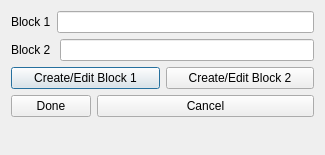
<?xml version="1.0" encoding="UTF-8"?>
<ui version="4.0">
 <class>EditLevelXingDlg</class>
 <widget class="QDialog" name="EditLevelXingDlg">
  <property name="geometry">
   <rect>
    <x>0</x>
    <y>0</y>
    <width>325</width>
    <height>155</height>
   </rect>
  </property>
  <property name="windowTitle">
   <string>Edit Level Crossing</string>
  </property>
  <property name="modal">
   <bool>false</bool>
  </property>
  <layout class="QFormLayout" name="formLayout">
   <item row="0" column="0" colspan="2">
    <layout class="QHBoxLayout" name="horizontalLayout">
     <item>
      <widget class="QLabel" name="label">
       <property name="text">
        <string>Block 1</string>
       </property>
      </widget>
     </item>
     <item>
      <widget class="QLineEdit" name="block1Name">
       <property name="toolTip">
        <string>&lt;html&gt;&lt;head/&gt;&lt;body&gt;&lt;p&gt;Edit block name to change the linked block. If new name, block will be created. &lt;/p&gt;&lt;/body&gt;&lt;/html&gt;</string>
       </property>
      </widget>
     </item>
    </layout>
   </item>
   <item row="1" column="0" colspan="2">
    <layout class="QHBoxLayout" name="horizontalLayout_2">
     <item>
      <widget class="QLabel" name="label_2">
       <property name="text">
        <string>Block 2 </string>
       </property>
      </widget>
     </item>
     <item>
      <widget class="QLineEdit" name="block2Name">
       <property name="toolTip">
        <string>&lt;html&gt;&lt;head/&gt;&lt;body&gt;&lt;p&gt;Edit block name to change the linked block. If new name, block will be created. &lt;/p&gt;&lt;/body&gt;&lt;/html&gt;</string>
       </property>
      </widget>
     </item>
    </layout>
   </item>
   <item row="2" column="0" colspan="2">
    <layout class="QHBoxLayout" name="horizontalLayout_3">
     <item>
      <widget class="QPushButton" name="xingEdit1Block">
       <property name="toolTip">
        <string>&lt;html&gt;&lt;head/&gt;&lt;body&gt;&lt;p&gt;Click here to create/edit information for the block shown above. &lt;/p&gt;&lt;/body&gt;&lt;/html&gt;</string>
       </property>
       <property name="text">
        <string>Create/Edit Block 1</string>
       </property>
      </widget>
     </item>
     <item>
      <widget class="QPushButton" name="xingEdit2Block">
       <property name="toolTip">
        <string>&lt;html&gt;&lt;head/&gt;&lt;body&gt;&lt;p&gt;Click here to create/edit information for the block shown above. &lt;/p&gt;&lt;/body&gt;&lt;/html&gt;</string>
       </property>
       <property name="text">
        <string>Create/Edit Block 2</string>
       </property>
      </widget>
     </item>
    </layout>
   </item>
   <item row="3" column="0">
    <widget class="QPushButton" name="xingEditDone">
     <property name="text">
      <string>Done</string>
     </property>
    </widget>
   </item>
   <item row="3" column="1">
    <widget class="QPushButton" name="xingEditCancel">
     <property name="text">
      <string>Cancel</string>
     </property>
    </widget>
   </item>
  </layout>
 </widget>
 <resources/>
 <connections/>
</ui>
